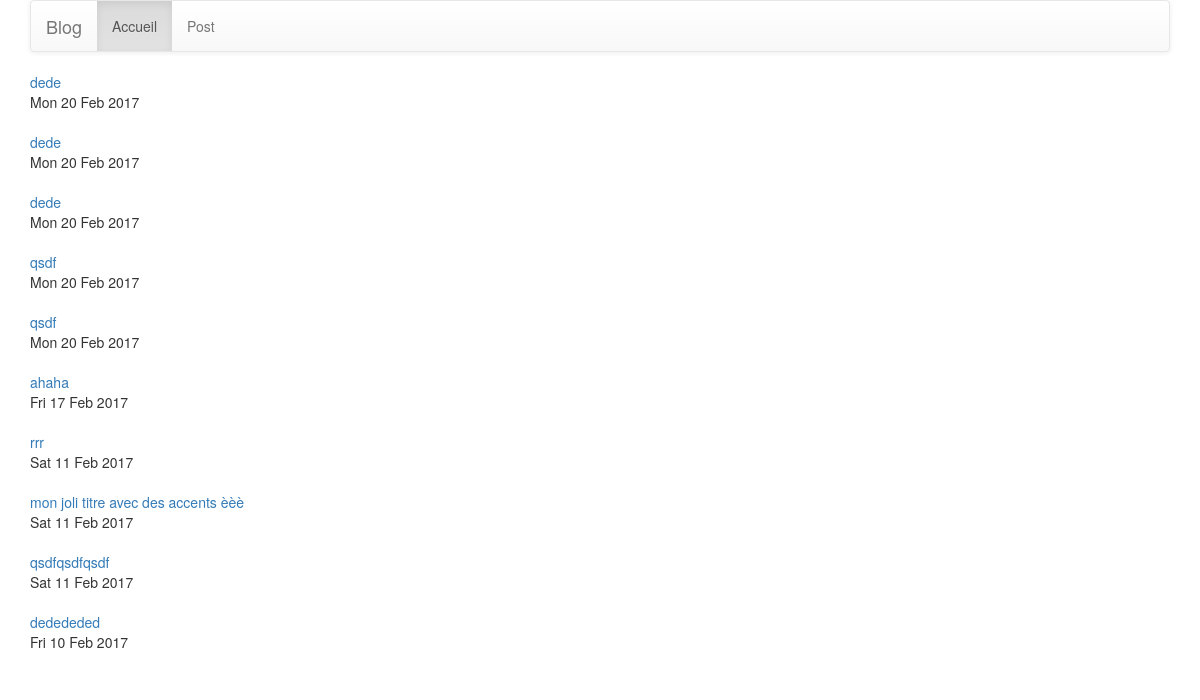
The page / on the database its author committed.
### tables this page shows
CREATE TABLE `posts` (
  `id` int(11) NOT NULL,
  `title` char(50) NOT NULL,
  `date` datetime NOT NULL DEFAULT CURRENT_TIMESTAMP,
  `description` text NOT NULL,
  `status` tinyint(1) NOT NULL DEFAULT '1'
);

### index.php (called while the page is built, shortened)
<?php
if (isset($_GET['page'])) {
	switch ($_GET['page']) {
		case 'accueil':
			$page  = '/page/home.php';
			$title = "home";
			break;
		case 'post':
			$page  = '/page/post.php';
			$title = "post";
			break;
		case 'single':
			$page  = '/page/single.php';
			$title = "single";
			break;
		default:
			$title = "Erreur";
			$page  = '/page/erreur404.php';
			break;
	}
}
else {
	$page  = '/page/home.php';
}
$page = str_replace('/', '\\', $page);
require_once (BASE_DIR . '/common/header.php');
require_once (BASE_DIR . '/common/navigation.php');
require_once ( BASE_DIR . $page );
require_once (BASE_DIR . '/common/footer.php');
?>

### page/home.php (the view, shortened to what this page needs)
<?php
	$query = "SELECT *, UNIX_TIMESTAMP(date) AS timestamp FROM posts WHERE status = 1 ORDER BY date DESC LIMIT 10";
	$rst = mysqli_query($cnt, $query);
	while($arr = mysqli_fetch_array($rst)) {
		echo '<a href="/post/'.$arr['id'].'">' . $arr['title'] . '</a><br />';
		echo date('D j M Y', $arr['timestamp']);
		echo '<br /><br />';
	}
?>

### common/header.php (shortened to what this page needs)
<!doctype html>
<html class="no-js" lang="">
    <head>
        <link rel="stylesheet" href="https://cdnjs.cloudflare.com/ajax/libs/normalize/4.2.0/normalize.min.css">
        <link rel="stylesheet" href="https://maxcdn.bootstrapcdn.com/bootstrap/3.3.7/css/bootstrap.min.css">
        <link rel="stylesheet" href="https://maxcdn.bootstrapcdn.com/bootstrap/3.3.7/css/bootstrap-theme.min.css">
    </head>
    <body>
    <div class="container">

### common/navigation.php (shortened to what this page needs)
<nav class="navbar navbar-default">
  <div class="container-fluid">
    <div class="navbar-header">
      <a class="navbar-brand" href="/">Blog</a>
    </div>
    <div class="collapse navbar-collapse" id="bs-example-navbar-collapse-1">
      <ul class="nav navbar-nav">
        <li <?php echo (( $_GET['page'] == '' || $_GET['page'] == 'accueil' ) ? 'class="active"' : '' ) ?>>
          <a href="/">Accueil <?php echo (( $_GET['page'] == '' || $_GET['page'] == 'accueil' ) ? '<span class="sr-only">(current)</span>' : '') ?></a>
        </li>
        <li <?php echo (($_GET['page'] == 'post') ? 'class="active"' : '' ) ?>>
          <a href="/post">Post <?php echo (($_GET['page'] == 'post') ? '<span class="sr-only">(current)</span>' : '') ?></a>
        </li>
      </ul>
    </div>
  </div>
</nav>

### common/footer.php (shortened to what this page needs)
</div>
    </body>
</html>

### rows shown on the page
posts: title "dede", timestamp "Mon 20 Feb 2017"
posts: title "dede", timestamp "Mon 20 Feb 2017"
posts: title "dede", timestamp "Mon 20 Feb 2017"
posts: title "qsdf", timestamp "Mon 20 Feb 2017"
posts: title "qsdf", timestamp "Mon 20 Feb 2017"
posts: title "ahaha", timestamp "Fri 17 Feb 2017"
posts: title "rrr", timestamp "Sat 11 Feb 2017"
posts: title "mon joli titre avec des accents èèè", timestamp "Sat 11 Feb 2017"
posts: title "qsdfqsdfqsdf", timestamp "Sat 11 Feb 2017"
posts: title "dedededed", timestamp "Fri 10 Feb 2017"
